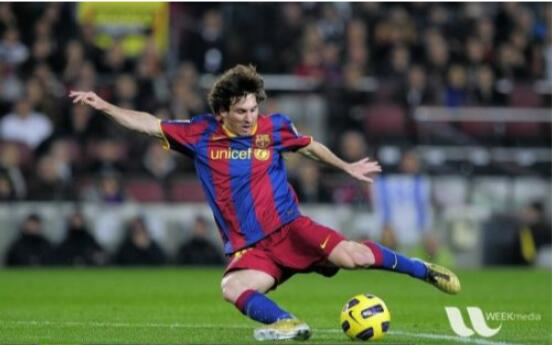
#> input picture Image Processing in OpenCV/Histograms in OpenCV/Histogram Backprojection/messi5.jpg, 553 x 345 px, given in place of red_rose.jpg, which was not available
$ python Backprojection.py
#> lines starting #> are read from the running program, lines starting #| are printed output that depends on the picture; after the words box and inside, x2 and y2 are one past the last pixel; in counts of white or black regions, pixels touching at a corner belong together; pictures that were not available may be replaced by others from this repository, and a replacement may not be noted
import numpy as np
import cv2 as cv
if __name__ == "__main__":

    roi = cv.imread('red_rose.jpg')
#> roi is the input picture: shape (345, 553, 3); mean B, G, R 73.1, 86.2, 82.7
    hsv = cv.cvtColor(roi, cv.COLOR_BGR2HSV)
#> hsv: shape (345, 553, 3); mean H, S, V 82.5, 85.8, 100
    target = cv.imread('rose.jpg')
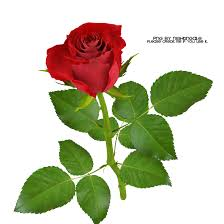
#> input picture Image Processing in OpenCV/Histograms in OpenCV/Histogram Backprojection/rose.jpg, 224 x 224 px
#> target is the input picture: shape (224, 224, 3); mean B, G, R 173.9, 198.2, 198.8
    hsvt = cv.cvtColor(target,cv.COLOR_BGR2HSV)
#> hsvt: shape (224, 224, 3); mean H, S, V 34.1, 69.6, 210.1
    # calculating object histogram
    roihist = cv.calcHist([hsv],[0, 1], None, [180, 256], [0, 180, 0, 256] )
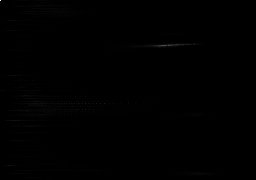
#> roihist: shape (180, 256) float32; min 0, max 2033, mean 4.1; drawn with min black and max white
    # normalize histogram and apply backprojection
    cv.normalize(roihist,roihist,0,255,cv.NORM_MINMAX)
    dst = cv.calcBackProject([hsvt],[0,1],roihist,[0,180,0,256],1)
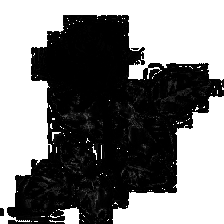
#> dst: shape (224, 224); min 0, max 255, mean 122
    # Now convolute with circular disc
    disc = cv.getStructuringElement(cv.MORPH_ELLIPSE,(5,5))
    cv.filter2D(dst,-1,disc,dst)
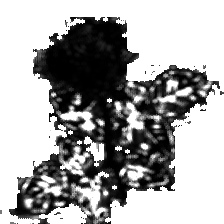
#> dst: shape (224, 224); min 0, max 255, mean 167.8
    # threshold and binary AND
    ret,thresh = cv.threshold(dst,50,255,0)
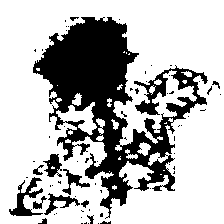
#> thresh: shape (224, 224); 71.7% white; 67 black regions (54 under 20 px), largest, box (x1, y1, x2, y2) and area: (33, 17, 208, 219) 12566, (9, 177, 43, 216) 474, (44, 193, 80, 215) 251
    thresh = cv.merge((thresh,thresh,thresh))
    res = cv.bitwise_and(target,thresh)
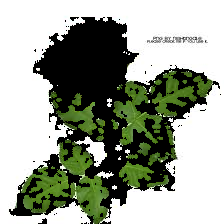
#> res: shape (224, 224, 3); mean B, G, R 149.3, 162.3, 156.1
    res = np.vstack((target,thresh,res))
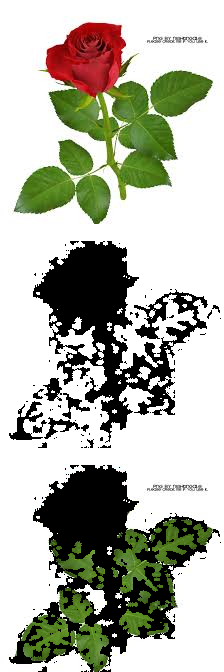
#> res: shape (672, 224, 3); mean B, G, R 168.7, 181.1, 179.2
    cv.imwrite('res.jpg',res)
